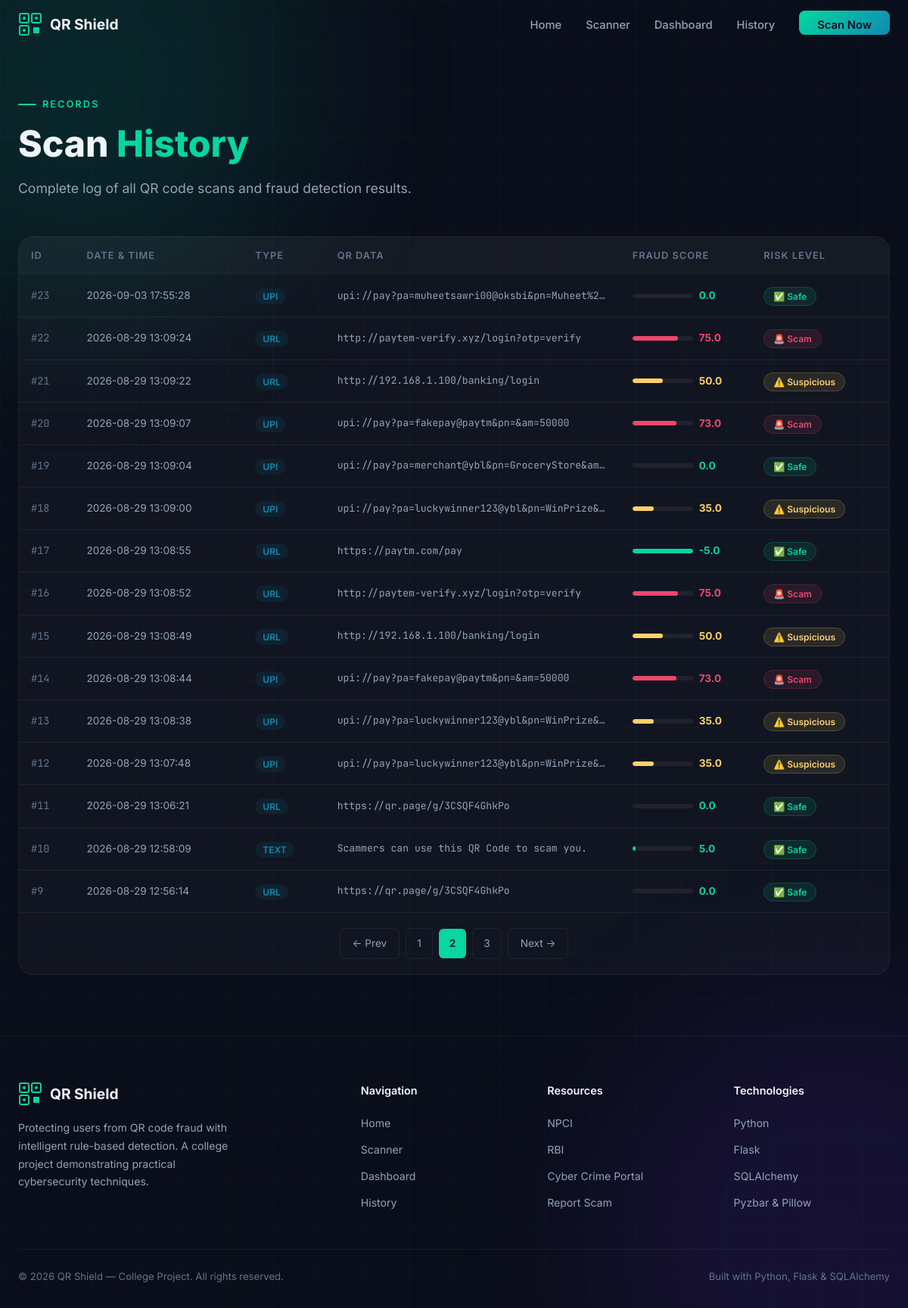
Page /history?page=2 on the committed database.
### models.py (models this page shows, shortened)
class ScanHistory(db.Model):
    __tablename__ = 'scan_history'
    id = db.Column(db.Integer, primary_key=True, autoincrement=True)
    scan_date = db.Column(db.DateTime, default=datetime.utcnow, nullable=False)
    qr_data = db.Column(db.Text, nullable=False)
    data_type = db.Column(db.String(50), nullable=False)          # 'upi', 'url', 'text', 'unknown'
    risk_level = db.Column(db.String(20), nullable=False)          # 'safe', 'suspicious', 'scam'
    fraud_score = db.Column(db.Float, default=0.0)
    details = db.Column(db.Text)                                   # JSON string of detection details
    ip_address = db.Column(db.String(45))
    filename = db.Column(db.String(255))

### app.py (the view)
    @app.route('/history')
    def history():
        page = request.args.get('page', 1, type=int)
        per_page = 15
        scans = ScanHistory.query.order_by(
            ScanHistory.scan_date.desc()
        ).paginate(page=page, per_page=per_page, error_out=False)
        return render_template('history.html', scans=scans)

### templates/history.html (shortened to what this page needs)
{% extends "base.html" %}
{% block content %}
<section style="padding-top:120px;padding-bottom:80px;position:relative;z-index:1;">
    <div class="container">
        <div class="section-header" style="margin-bottom:48px;">
            <div class="section-label">Records</div>
            <h2 class="section-title">Scan <span class="highlight">History</span></h2>
            <p class="section-subtitle">Complete log of all QR code scans and fraud detection results.</p>
        </div>
        {% if scans.items %}
        <div
            style="background:var(--bg-glass);border:1px solid var(--border-subtle);border-radius:var(--radius-lg);overflow:hidden;">
            <div style="overflow-x:auto;">
                <table style="width:100%;border-collapse:collapse;">
                    <thead>
                        <tr style="background:rgba(255,255,255,0.02);">
                            <th
                                style="padding:14px 16px;text-align:left;font-size:0.8rem;font-weight:600;color:var(--text-muted);text-transform:uppercase;letter-spacing:1px;">
                                ID</th>
                            <th
                                style="padding:14px 16px;text-align:left;font-size:0.8rem;font-weight:600;color:var(--text-muted);text-transform:uppercase;letter-spacing:1px;">
                                Date & Time</th>
                            <th
                                style="padding:14px 16px;text-align:left;font-size:0.8rem;font-weight:600;color:var(--text-muted);text-transform:uppercase;letter-spacing:1px;">
                                Type</th>
                            <th
                                style="padding:14px 16px;text-align:left;font-size:0.8rem;font-weight:600;color:var(--text-muted);text-transform:uppercase;letter-spacing:1px;">
                                QR Data</th>
                            <th
                                style="padding:14px 16px;text-align:left;font-size:0.8rem;font-weight:600;color:var(--text-muted);text-transform:uppercase;letter-spacing:1px;">
                                Fraud Score</th>
                            <th
                                style="padding:14px 16px;text-align:left;font-size:0.8rem;font-weight:600;color:var(--text-muted);text-transform:uppercase;letter-spacing:1px;">
                                Risk Level</th>
                        </tr>
                    </thead>
                    <tbody>
                        {% for scan in scans.items %}
                        <tr style="border-bottom:1px solid var(--border-subtle);transition:background 0.2s;"
                            onmouseover="this.style.background='rgba(255,255,255,0.02)'"
                            onmouseout="this.style.background=''">
                            <td
                                style="padding:14px 16px;font-size:0.85rem;font-family:var(--font-mono);color:var(--text-muted);">
                                #{{ scan.id }}</td>
                            <td style="padding:14px 16px;font-size:0.85rem;color:var(--text-secondary);">{{
                                scan.scan_date.strftime('%Y-%m-%d %H:%M:%S') }}</td>
                            <td style="padding:14px 16px;">
                                <span
                                    style="padding:3px 10px;border-radius:100px;font-size:0.75rem;font-weight:600;background:rgba(17,138,178,0.1);color:var(--accent-blue);text-transform:uppercase;">{{
                                    scan.data_type }}</span>
                            </td>
                            <td style="padding:14px 16px;font-size:0.82rem;font-family:var(--font-mono);color:var(--text-secondary);max-width:300px;overflow:hidden;text-overflow:ellipsis;white-space:nowrap;"
                                title="{{ scan.qr_data }}">{{ scan.qr_data[:70] }}</td>
                            <td style="padding:14px 16px;">
                                <div style="display:flex;align-items:center;gap:8px;">
                                    <div
                                        style="flex:1;max-width:80px;height:6px;background:rgba(255,255,255,0.06);border-radius:3px;overflow:hidden;">
                                        <div style="height:100%;border-radius:3px;width:{{ scan.fraud_score }}%;
                                            {% if scan.risk_level == 'safe' %}background:var(--accent-cyan);
                                            {% elif scan.risk_level == 'suspicious' %}background:var(--accent-yellow);
                                            {% else %}background:var(--accent-red);{% endif %}
                                        "></div>
                                    </div>
                                    <span style="font-size:0.85rem;font-weight:700;
                                        {% if scan.risk_level == 'safe' %}color:var(--accent-cyan);
                                        {% elif scan.risk_level == 'suspicious' %}color:var(--accent-yellow);
                                        {% else %}color:var(--accent-red);{% endif %}
                                    ">{{ scan.fraud_score }}</span>
                                </div>
                            </td>
                            <td style="padding:14px 16px;">
                                {% if scan.risk_level == 'safe' %}
                                <span
                                    style="padding:4px 12px;border-radius:100px;font-size:0.75rem;font-weight:600;background:rgba(6,214,160,0.1);border:1px solid rgba(6,214,160,0.2);color:var(--accent-cyan);">✅
                                    Safe</span>
                                {% elif scan.risk_level == 'suspicious' %}
                                <span
                                    style="padding:4px 12px;border-radius:100px;font-size:0.75rem;font-weight:600;background:rgba(255,209,102,0.1);border:1px solid rgba(255,209,102,0.2);color:var(--accent-yellow);">⚠️
                                    Suspicious</span>
                                {% else %}
                                <span
                                    style="padding:4px 12px;border-radius:100px;font-size:0.75rem;font-weight:600;background:rgba(239,71,111,0.1);border:1px solid rgba(239,71,111,0.2);color:var(--accent-red);">🚨
                                    Scam</span>
                                {% endif %}
                            </td>
                        </tr>
                        {% endfor %}
                    </tbody>
                </table>
            </div>
            {% if scans.pages > 1 %}
            <div style="display:flex;align-items:center;justify-content:center;gap:8px;padding:20px;">
                {% if scans.has_prev %}
                <a href="{{ url_for('history', page=scans.prev_num) }}"
                    style="padding:8px 16px;border-radius:6px;border:1px solid var(--border-subtle);font-size:0.85rem;color:var(--text-secondary);">←
                    Prev</a>
                {% endif %}
                {% for page_num in scans.iter_pages(left_edge=1, right_edge=1, left_current=2, right_current=2) %}
                {% if page_num %}
                {% if page_num == scans.page %}
                <span
                    style="padding:8px 14px;border-radius:6px;background:var(--accent-cyan);color:var(--bg-primary);font-size:0.85rem;font-weight:600;">{{
                    page_num }}</span>
                {% else %}
                <a href="{{ url_for('history', page=page_num) }}"
                    style="padding:8px 14px;border-radius:6px;border:1px solid var(--border-subtle);font-size:0.85rem;color:var(--text-secondary);">{{
                    page_num }}</a>
                {% endif %}
                {% else %}
                <span style="color:var(--text-muted);">…</span>
                {% endif %}
                {% endfor %}
                {% if scans.has_next %}
                <a href="{{ url_for('history', page=scans.next_num) }}"
                    style="padding:8px 16px;border-radius:6px;border:1px solid var(--border-subtle);font-size:0.85rem;color:var(--text-secondary);">Next
                    →</a>
                {% endif %}
            </div>
            {% endif %}
        </div>
        {% endif %}
    </div>
</section>
{% endblock %}

### static/css/style.css (style rules this page uses)
:root { --bg-primary: #0a0e1a; --bg-secondary: #111827; --bg-card: rgba(17, 24, 39, 0.7); --bg-glass: rgba(255, 255, 255, 0.03); --bg-glass-hover: rgba(255, 255, 255, 0.06); --accent-cyan: #06d6a0; --accent-cyan-glow: rgba(6, 214, 160, 0.3); --accent-blue: #118ab2; --accent-purple: #7b2ff7; --accent-purple-glow: rgba(123, 47, 247, 0.3); --accent-red: #ef476f; --accent-red-glow: rgba(239, 71, 111, 0.3); --accent-yellow: #ffd166; --accent-orange: #f78c6b; --text-primary: #f1f5f9; --text-secondary: #94a3b8; --text-muted: #64748b; --border-subtle: rgba(255, 255, 255, 0.06); --border-glow: rgba(6, 214, 160, 0.2); --radius-sm: 8px; --radius-md: 12px; --radius-lg: 20px; --radius-xl: 28px; --shadow-glow: 0 0 40px rgba(6, 214, 160, 0.08); --shadow-card: 0 8px 32px rgba(0, 0, 0, 0.3); --shadow-elevated: 0 20px 60px rgba(0, 0, 0, 0.5); --font-primary: 'Inter', -apple-system, BlinkMacSystemFont, sans-serif; --font-mono: 'JetBrains Mono', 'Fira Code', monospace; --transition-fast: 0.2s cubic-bezier(0.4, 0, 0.2, 1); --transition-base: 0.3s cubic-bezier(0.4, 0, 0.2, 1); --transition-slow: 0.5s cubic-bezier(0.4, 0, 0.2, 1); }
*, *::before, *::after { margin: 0; padding: 0; box-sizing: border-box; }
html { scroll-behavior: smooth; font-size: 16px; }
body { font-family: var(--font-primary); background: var(--bg-primary); color: var(--text-primary); line-height: 1.7; overflow-x: hidden; -webkit-font-smoothing: antialiased; -moz-osx-font-smoothing: grayscale; }
a { color: var(--accent-cyan); text-decoration: none; transition: color var(--transition-fast); }
.container { max-width: 1200px; margin: 0 auto; padding: 0 24px; }
.section-label { display: inline-flex; align-items: center; gap: 8px; font-size: 0.8rem; font-weight: 600; letter-spacing: 2px; text-transform: uppercase; color: var(--accent-cyan); margin-bottom: 12px; }
.section-label::before { content: ''; display: block; width: 24px; height: 2px; background: var(--accent-cyan); border-radius: 1px; }
.section-title { font-size: clamp(2rem, 4vw, 3rem); font-weight: 800; line-height: 1.2; margin-bottom: 16px; }
.section-subtitle { font-size: 1.1rem; color: var(--text-secondary); max-width: 600px; }
.highlight { color: var(--accent-cyan); }
section { position: relative; z-index: 1; }
*, *::before, *::after { animation: none !important; transition: none !important; }

### rows in the picture
ScanHistory: id "23", scan_date "2026-09-03 17:55:28", data_type "UPI", qr_data "upi://pay?pa=muheetsawri00@oksbi&pn=Muheet%2…", fraud_score "0.0", risk_level "✅ Safe"
ScanHistory: id "22", scan_date "2026-08-29 13:09:24", data_type "URL", qr_data "http://paytem-verify.xyz/login?otp=verify", fraud_score "75.0", risk_level "🚨 Scam"
ScanHistory: id "21", scan_date "2026-08-29 13:09:22", data_type "URL", qr_data "http://192.168.1.100/banking/login", fraud_score "50.0", risk_level "⚠️ Suspicious"
ScanHistory: id "20", scan_date "2026-08-29 13:09:07", data_type "UPI", qr_data "upi://pay?pa=fakepay@paytm&pn=&am=50000", fraud_score "73.0", risk_level "🚨 Scam"
ScanHistory: id "19", scan_date "2026-08-29 13:09:04", data_type "UPI", qr_data "upi://pay?pa=merchant@ybl&pn=GroceryStore&am…", fraud_score "0.0", risk_level "✅ Safe"
ScanHistory: id "18", scan_date "2026-08-29 13:09:00", data_type "UPI", qr_data "upi://pay?pa=luckywinner123@ybl&pn=WinPrize&…", fraud_score "35.0", risk_level "⚠️ Suspicious"
ScanHistory: id "17", scan_date "2026-08-29 13:08:55", data_type "URL", qr_data "https://paytm.com/pay", fraud_score "-5.0", risk_level "✅ Safe"
ScanHistory: id "16", scan_date "2026-08-29 13:08:52", data_type "URL", qr_data "http://paytem-verify.xyz/login?otp=verify", fraud_score "75.0", risk_level "🚨 Scam"
ScanHistory: id "15", scan_date "2026-08-29 13:08:49", data_type "URL", qr_data "http://192.168.1.100/banking/login", fraud_score "50.0", risk_level "⚠️ Suspicious"
ScanHistory: id "14", scan_date "2026-08-29 13:08:44", data_type "UPI", qr_data "upi://pay?pa=fakepay@paytm&pn=&am=50000", fraud_score "73.0", risk_level "🚨 Scam"
ScanHistory: id "13", scan_date "2026-08-29 13:08:38", data_type "UPI", qr_data "upi://pay?pa=luckywinner123@ybl&pn=WinPrize&…", fraud_score "35.0", risk_level "⚠️ Suspicious"
ScanHistory: id "12", scan_date "2026-08-29 13:07:48", data_type "UPI", qr_data "upi://pay?pa=luckywinner123@ybl&pn=WinPrize&…", fraud_score "35.0", risk_level "⚠️ Suspicious"
ScanHistory: id "11", scan_date "2026-08-29 13:06:21", data_type "URL", qr_data "https://qr.page/g/3CSQF4GhkPo", fraud_score "0.0", risk_level "✅ Safe"
ScanHistory: id "10", scan_date "2026-08-29 12:58:09", data_type "TEXT", qr_data "Scammers can use this QR Code to scam you.", fraud_score "5.0", risk_level "✅ Safe"
ScanHistory: id "9", scan_date "2026-08-29 12:56:14", data_type "URL", qr_data "https://qr.page/g/3CSQF4GhkPo", fraud_score "0.0", risk_level "✅ Safe"

### other values in the picture
{{ page_num }} "1" "3"
{{ page_num }} "2"
